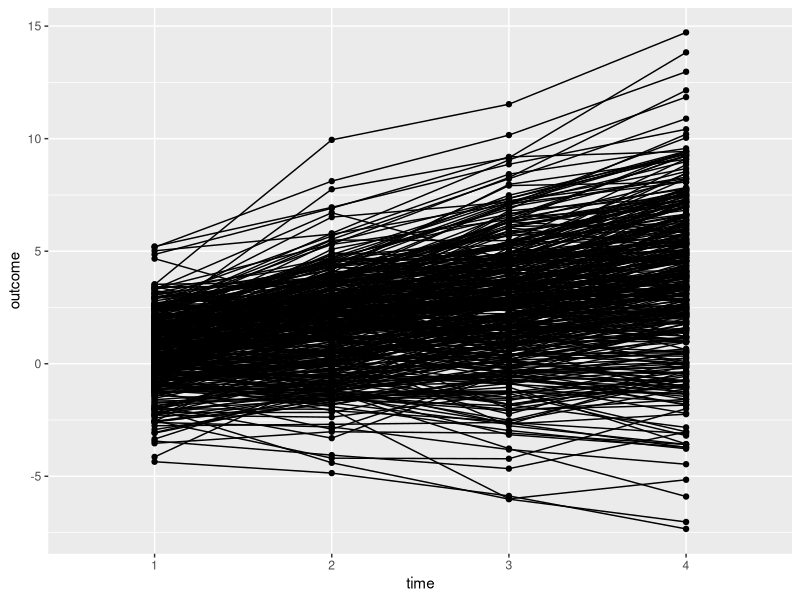
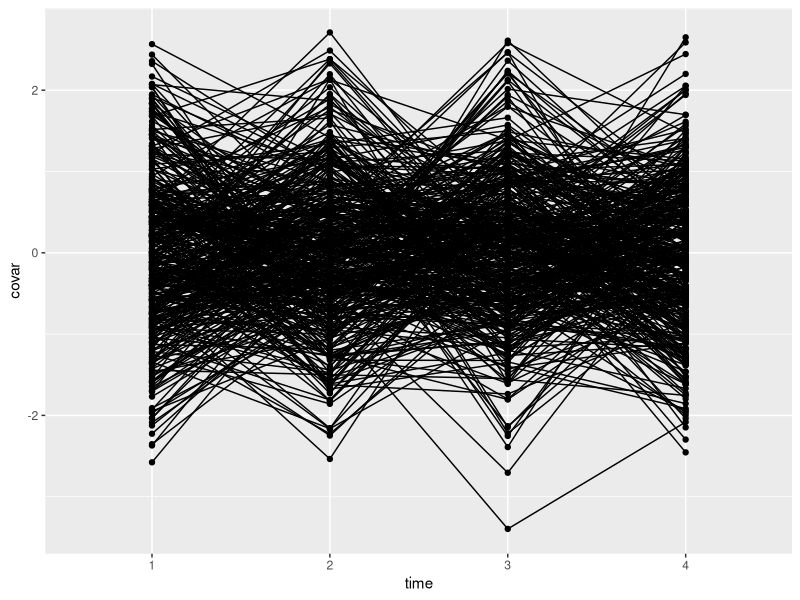
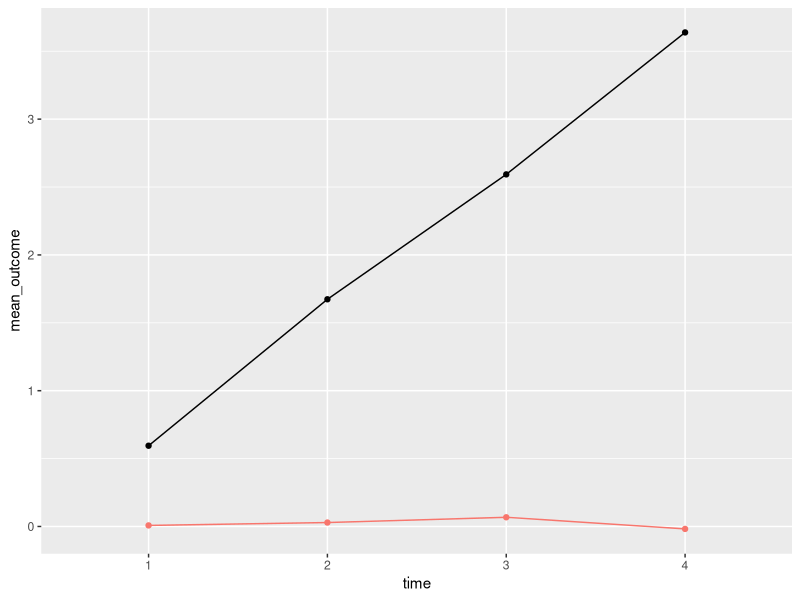

These figures' R source, in order:
#-------------------------------------------
# Set up
#-------------------------------------------

library(lavaan)
library(tidyverse)
library(lme4)

data = Demo.growth

#-----------------------------------------
# reshape wide to long for MLM
#-----------------------------------------

data <- data %>%
  mutate(id = cur_group_rows())

data_long <- data %>%
  select(id, starts_with("t"), x1, x2) %>%
  pivot_longer(cols = starts_with("t"),
               names_to = "time",
               names_prefix = "t",
               values_to = "outcome") %>%
  left_join(data %>%
              select(id, starts_with("c")) %>%
              pivot_longer(cols = starts_with("c"),
                           names_to = "time",
                           names_prefix = "c",
                           values_to = "covar"), 
            by = c("id", "time")) %>%
  mutate(t = as.numeric(time) - 1)

saveRDS(data_long, "data_long.RDS")

#-----------------------------------------
# summary of descriptives
#-----------------------------------------

summary <- data_long %>%
  group_by(time) %>%
  summarise(mean_outcome=mean(outcome, na.rm=T),
            mean_covar=mean(covar, na.rm=T),
            sd_outcome=sd(outcome, na.rm=T),
            sd_covar=sd(covar, na.rm=T))

#-----------------------------------------
# plot trends over time
#-----------------------------------------

(plot_outcome <- ggplot(data_long, 
                       aes(x=time, y=outcome, group=id)) +
  geom_line() + geom_point())

(plot_covar <- ggplot(data_long, 
                        aes(x=time, y=covar, group=id)) +
    geom_line() + geom_point())


(plot_averages <- ggplot(summary, 
                         aes(x=time, y=mean_outcome, group = 1)) +
  geom_line() + geom_point() +
  geom_line(aes(x=time, y=mean_covar, colour="red", group = 1)) +
  geom_point(aes(x=time, y=mean_covar, colour="red", group = 1)) +
  theme(legend.position = "none"))
